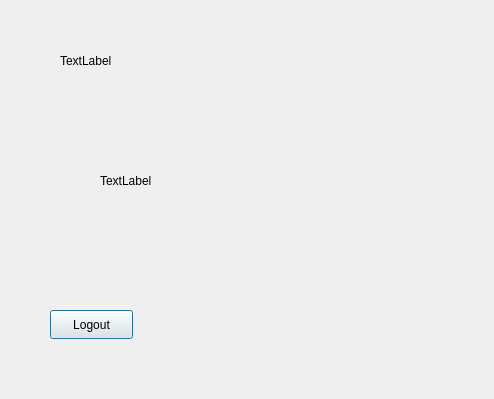
<?xml version="1.0" encoding="UTF-8"?>
<ui version="4.0">
 <class>WelcomeWindow</class>
 <widget class="QDialog" name="WelcomeWindow">
  <property name="geometry">
   <rect>
    <x>0</x>
    <y>0</y>
    <width>494</width>
    <height>399</height>
   </rect>
  </property>
  <property name="windowTitle">
   <string>Dialog</string>
  </property>
  <widget class="QLabel" name="label_welcome">
   <property name="geometry">
    <rect>
     <x>60</x>
     <y>30</y>
     <width>211</width>
     <height>61</height>
    </rect>
   </property>
   <property name="text">
    <string>TextLabel</string>
   </property>
  </widget>
  <widget class="QLabel" name="label_image">
   <property name="geometry">
    <rect>
     <x>100</x>
     <y>110</y>
     <width>211</width>
     <height>141</height>
    </rect>
   </property>
   <property name="text">
    <string>TextLabel</string>
   </property>
  </widget>
  <widget class="QPushButton" name="pushButton">
   <property name="geometry">
    <rect>
     <x>50</x>
     <y>310</y>
     <width>83</width>
     <height>29</height>
    </rect>
   </property>
   <property name="text">
    <string>Logout</string>
   </property>
  </widget>
 </widget>
 <resources/>
 <connections/>
</ui>
